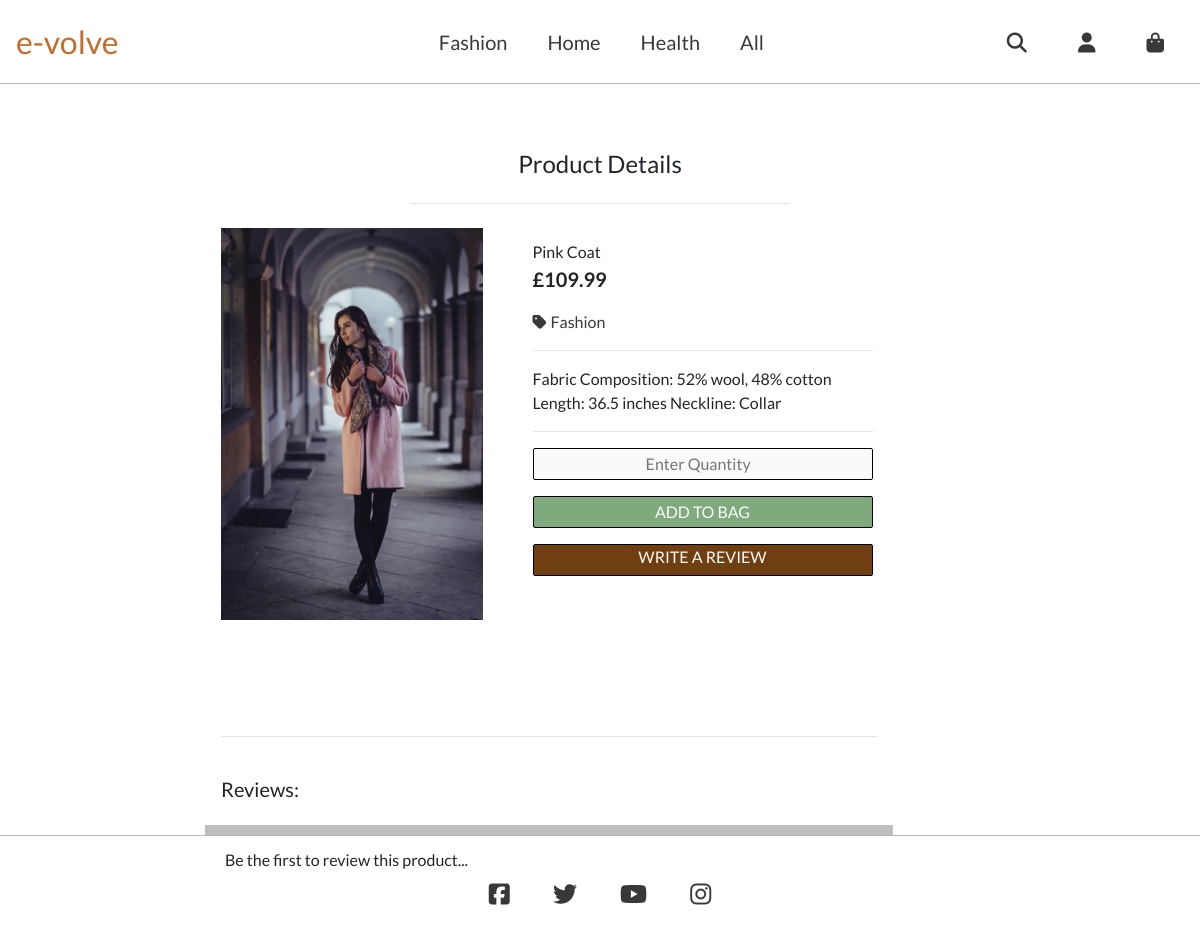
The page /products/1/ on the database as committed earlier.
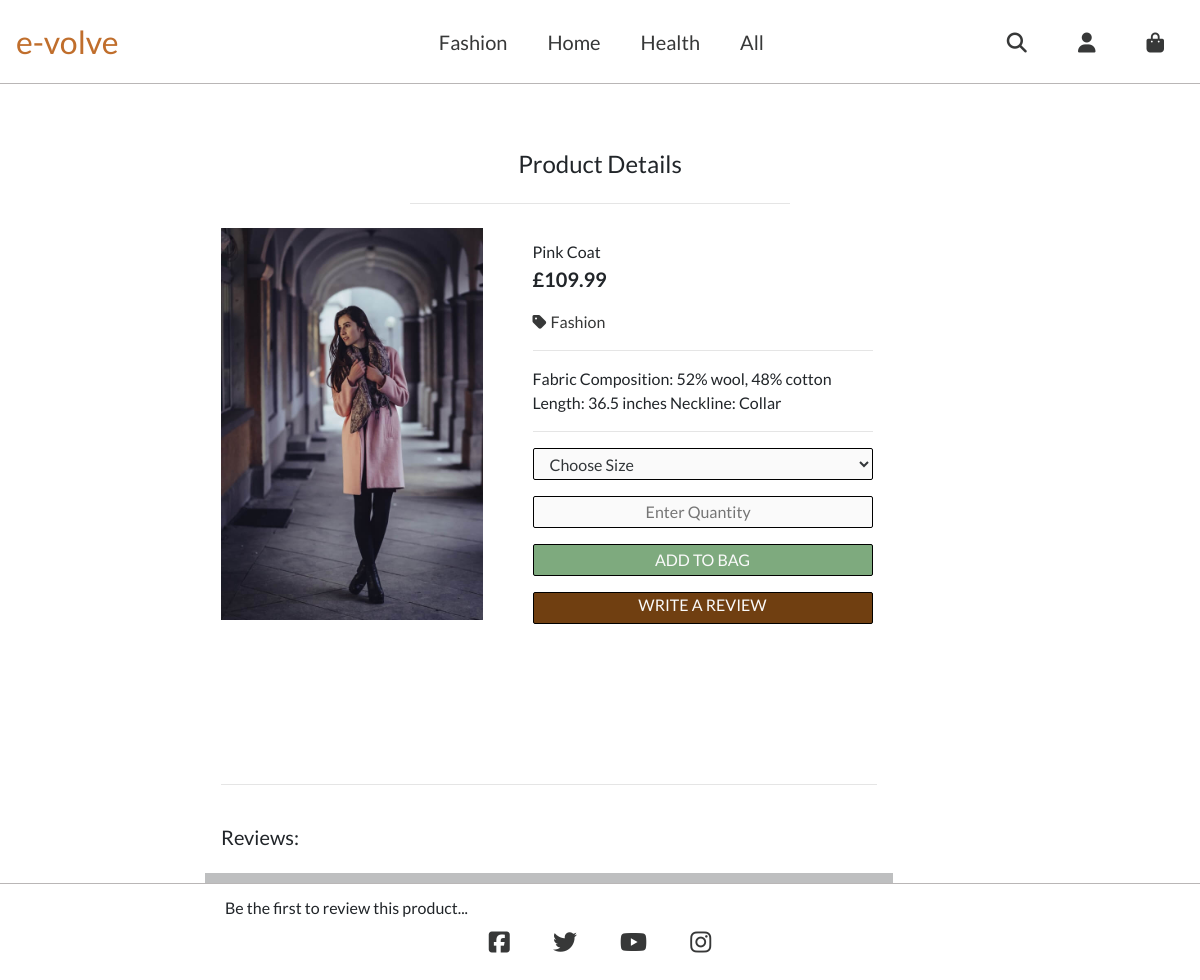
The same page on the database as committed later.
### products/models.py (models this page shows, shortened)
class Product(models.Model):
    category = models.ForeignKey('Category', null=True, blank=True,
                                 on_delete=models.SET_NULL)
    sku = models.CharField(max_length=254, null=True, blank=True)
    name = models.CharField(max_length=254)
    description = models.TextField()
    has_sizes = models.BooleanField(default=False, null=True, blank=True)
    price = models.DecimalField(max_digits=6, decimal_places=2)
    image_url = models.URLField(max_length=1024, null=True, blank=True)
    image = models.ImageField(null=True, blank=True)
    def __str__(self):
        return self.name
        return self.id

class Category(models.Model):
    class Meta:
        verbose_name_plural = 'Categories'
    name = models.CharField(max_length=254)
    friendly_name = models.CharField(max_length=254, null=True, blank=True)

### products/views.py (the view)
# urls.py: path('<int:product_id>/', views.product_detail, name="product_detail"),
def product_detail(request, product_id):
    product = get_object_or_404(Product, pk=product_id)
    reviews = User_review.objects.all()
    print("Product Detail is for : ", product)
    print("Reviews for this product are: ", reviews)
    context = {
        'product': product,
        'reviews': reviews,
    }
    return render(request, 'products/product_detail.html', context)

### products/templates/products/product_detail.html (shortened to what this page needs)
{% extends "base.html" %}
{% load static %}
{% block content %}
        <div class="container-fluid products-section">
            <h4 class="text-center pb-1 mb-1">Product Details</h4>
            <div class="row">
                <div class="col-6 offset-3 col-md-4 offset-md-4">
                    <hr class="mb-2 pb-2">
                </div>
            </div>
            <div class="d-block">
                <div class="row">
                    <div class="col-10 d-block col-md-6 col-lg-4 col-xl-3 offset-1 offset-md-0 offset-lg-2">
                        {% if product.image %}
                            <a href="{{ product.image.url}}" target="_blank">
                                <img class="card-img-top img-fluid pt-2 pl-3" src="{{ product.image.url}}" alt="{{ product.name }}">
                            </a>
                        {% else %}
                            <a href="">
                                <img class="card-img-top img-fluid" src="{% static 'images/noimage.png' %}" alt="{{ product.name }}">
                            </a>
                        {% endif %}
                    </div>
                    <div class="col-1 d-none col-md-5 col-lg-4 d-md-block">
                        <div class="card-body pb-0">
                            <p class="mb-0">{{ product.name }}</p>
                            <p class="lead mb-0 text-left font-weight-bold">£{{ product.price }}</p>
                            <a class="products-page-links" href="{% url 'products' %}?category={{product.category.name}}&sort=price&sort_direction=desc">
                                <p class="mt-3 pl-0"><i class="fas fa-tag pr-1"></i>{{ product.category.friendly_name }}</p>
                            </a>
                            <hr class="my-3">
                            <p>{{ product.description }}</p>
                            <hr class="my-3">
                            <form class="form" action="{% url 'add_to_shopping_bag' product.id %}" method="POST">
                                    {% with product.has_sizes as size %}
                                        {% if size %}
                                            <select class="form-control size-selector-btn dropdown-toggle w-100 text-left" name="size" data-item_id="{{ product.id }}" id="id_size_{{ product.id }}">
                                                <option value="" disabled selected hidden>Choose Size</option>
                                            </select>
                                        {% endif %}
                                    {% endwith %}
                                    <input class="size-selector-btn input-group w-100 text-center mt-3 bb-2 bl-3" type="number" name="quantity" min="1" max="99" data-item_id="{{ product.id }}" id="id_qty_{{ product.id }}" placeholder="  Enter Quantity" required>
                                <div class="row">
                                    <div class="col pt-3 text-center">
                                        <input class="add-to-bag-btn" type="submit" value="ADD TO BAG">
                                    </div>
                                </div>
                            </form>
                            <div class="row">
                                <div class="col-12 py-3 text-center">
                                    <a class="write-review" href="{% url 'review_product' product.id %}">
                                        <div class="write-review-btn">
                                            WRITE A REVIEW
                                        </div>
                                    </a>
                                </div>
                            </div>
                            <div class="mt-5 pt-5 d-md-none d-lg-block">
                            </div>
                        </div>
                    </div>
                </div>
            </div>
            <div class="row">
                <div class="col d-none d-sm-block col-md-11 col-lg-8 col-xl-7 offset-1 offset-md-0 offset-lg-2">
                    <hr class="mt-5 mb-4 ml-3 mr-3 pt-3">
                    <p class="ml-3 h5">Reviews:</p>
                    <div class="review-divider">
                        <div class="no-reviews pt-4 pb-4 mt-4 mb-4">Be the first to review this product...</div>
                    </div>
                </div>
            </div>
        </div>
{% endblock %}
{% block footer %}
    <div>
        <footer>
            <ul class="social-media">
                <li><a href="https://www.facebook.com/" target="_blank" rel="noreferrer"
                    aria-label="Go to our Facebook page (opens in separate tab)"><i class="fab fa-facebook-square"></i></a></li>
                <li><a href="https://twitter.com/?lang=en-gb" target="_blank" rel="noreferrer"
                    aria-label="Go to our Twitter page (opens in separate tab)"><i class="fab fa-twitter"></i></a></li>
                <li><a href="https://www.youtube.com/" target="_blank" rel="noreferrer"
                    aria-label="Go to our Youtube page (opens in separate tab)"><i class="fab fa-youtube"></i></a></li>
                <li><a href="https://www.instagram.com/" target="_blank" rel="noreferrer"
                    aria-label="Go to our Instagram page (opens in separate tab)"><i class="fab fa-instagram"></i></a></li>
            </ul>
        </footer>
    </div>
{% endblock %}

### templates/base.html (shortened to what this page needs)
{% load static %}
<!doctype html>
<html lang="en">
  <head>
    {% block corecss %}
        <link rel="stylesheet" href="https://stackpath.bootstrapcdn.com/bootstrap/4.4.1/css/bootstrap.min.css">
        <link rel="stylesheet" href="{% static 'css/base.css' %}"/>
    {% endblock %}
  </head>
  <body>
    <header class="container-fluid fixed-top">
      <nav class="navbar navbar-expand-lg navbar-light bg-light">
        <a class="navbar-brand ml-auto site-logo d-none d-lg-inline-block" href="{% url 'home' %}">e-volve</a>
          <ul class="mobile-user-icons">
        </ul>
        <div class="d-none d-lg-inline-block nav-central-links">
          <ul class="">
            <li class="dropdown-category nav-item">
              <a href="{% url 'products' %}?category=fashion">
                <i id="home-products-link" data-toggle="" aria-haspopup="true" aria-expanded="false" class="d-lg-inline-block central-nav-link">Fashion</i>
              </a>
            </li>
            <li class="dropdown-category nav-item">
              <a href="{% url 'products' %}?category=home">
                <i id="home-products-link" data-toggle="" aria-haspopup="true" aria-expanded="false" class="d-lg-inline-block central-nav-link">Home</i>
              </a>
            </li>
            <li class="dropdown-category nav-item">
              <a href="{% url 'products' %}?category=health">
                <i id="home-products-link" data-toggle="" aria-haspopup="true" aria-expanded="false" class="d-lg-inline-block central-nav-link">Health</i>
              </a>
            </li>
            <li class="dropdown-category nav-item">
              <a href="{% url 'products' %}">
                <i id="all-products-link" href="" data-toggle="" aria-haspopup="true" aria-expanded="false" class="d-lg-inline-block central-nav-link">All</i>
              </a>
            </li>
          </ul>
        </div>
        <div>
          <ul class="user-section-large">
            <li class="list-inline-item d-none d-lg-inline-flex">
              <a href="#" id="desktop-search" class="central-nav-link" data-toggle="dropdown" aria-haspopup="true" aria-expanded="false">
                <i class="fas fa-search d-none d-lg-inline-flex"></i>
              </a>
            </li>
            <li id="desktop-user-link" class="list-inline-item dropdown">
              <a href="#" id="user-options-desktop" data-toggle="dropdown" aria-haspopup="true" aria-expanded="false">
                <div>
                  <i class="fas fa-user d-none d-lg-inline-flex central-nav-link"></i>
                </div>
              </a>
            </li>
            <li class="list-inline-item d-none d-lg-inline-block shopping-bag-large-screen">
              <a href="{% url 'shopping_bag' %}">
                <i class="fas fa-shopping-bag d-lg-inline-flex text-center central-nav-link"></i>
                <div class="text-center">
                  {% if total_including_delivery %}
                    <p class="bag-total">£{{ total_including_delivery|floatformat:2 }}</p>
                  {% else %}
                    <p class="zero-value">£0.00</p>
                  {% endif %}
                </div>
              </a>
            </li>
          </ul>
        </div>
      </nav>
    </header>
    {% block content %}
    {% endblock %}
    {% block footer %}
    {% endblock %}
  </body>
</html>

### static/css/base.css (style rules this page uses)
* { padding: 0; border: 0; margin: 0; border-color: #33373a; }
html { height: 100%; }
body, html { height: 100%; }
body { font-family: Lato; }
.container-fluid { padding: 0; }
.bg-light { background-color:white!important; }
.nav-central-links { display:inline-block; width: 50%; position:relative; left: 1rem; }
.central-nav-link { display:inline-block; text-decoration: none; color:rgb(55, 56, 56); transition: 0.4s; cursor: pointer; font-style: normal; font-size: 20px; padding-left: 20px; padding-right: 20px; }
.nav-central-links ul { list-style-type: none; }
.nav-central-links ul li { float: left; }
body header nav { border-bottom-color: rgb(185, 182, 182); border-bottom-style: solid; border-bottom-width: 1px; }
.user-section-large { list-style-type: none; }
.mobile-user-icons { position: relative; bottom: 8px; left: 30px; margin-top: 0px; margin-bottom: 0px; }
.fa-shopping-bag { color:rgb(55, 56, 56); }
nav div .shopping-bag-large-screen { text-decoration: none; position:relative; top: 24px; padding-bottom: 3px; padding-left: 0px; padding-right: 0px; }
.user-section-large { margin: 0; }
.zero-value { color: #ffffff; }
.site-logo { color:#c06e2c !important; font-size: 2rem; }
footer { display: block; position: relative; top: 150px; height: 5rem; color: cornsilk; width: 100%; border-top-width: 1px; border-top-style: solid; border-top-color: #b9b6b6; }
footer li { position: relative; top: 20px; display: inline-block; padding: 20px; font-size: 1.5rem; text-decoration: none; }
footer li a { text-decoration: none; color: #373838; }
.social-media { text-align: center; }
.products-section { position: relative; top: 150px; }
.size-selector-btn { width:100%; height: 2rem; border-bottom: 3rem; background: #fafafa; color: #33373a; border: 1px solid black; border-radius: 2px; }
.add-to-bag-btn { width:100%; height: 2rem; background: rgb(126, 170, 126); color: #fafafa; border: 1px solid black; border-radius: 2px; }
.write-review-btn { width:100%; height: 2rem; background: #703f11; color: #fafafa; border: 1px solid black; border-radius: 2px; }
.products-page-links { text-decoration: none; color:rgb(55, 56, 56); cursor: pointer; }
.review-divider { width: 100%; height: 10px; background: #bebfc0; }
.no-reviews { position: relative; bottom: 1px; left: 20px; z-index: -5; }

Rows that differ between the two databases and show on the page:
changed Product "Pink Coat": size (not shown) → "Choose Size"
